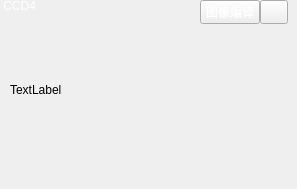
                <widget class="QWidget" name="widget_p12" native="true">
                 <widget class="QLabel" name="label_p12">
                  <property name="geometry">
                   <rect>
                    <x>0</x>
                    <y>0</y>
                    <width>54</width>
                    <height>12</height>
                   </rect>
                  </property>
                  <property name="styleSheet">
                   <string notr="true">color: rgb(255, 255, 255);
background-color: transparent;</string>
                  </property>
                  <property name="text">
                   <string> CCD4</string>
                  </property>
                 </widget>
                 <widget class="QPushButton" name="pushButton_p12_3">
                  <property name="geometry">
                   <rect>
                    <x>260</x>
                    <y>0</y>
                    <width>28</width>
                    <height>24</height>
                   </rect>
                  </property>
                  <property name="sizePolicy">
                   <sizepolicy hsizetype="Fixed" vsizetype="Fixed">
                    <horstretch>0</horstretch>
                    <verstretch>0</verstretch>
                   </sizepolicy>
                  </property>
                  <property name="styleSheet">
                   <string notr="true">color: rgb(255, 255, 255);</string>
                  </property>
                  <property name="text">
                   <string/>
                  </property>
                  <property name="icon">
                   <iconset resource="../resource.qrc">
                    <normaloff>:/run/icon/run.png</normaloff>:/run/icon/run.png</iconset>
                  </property>
                 </widget>
                 <widget class="QPushButton" name="pushButton_p12_1">
                  <property name="geometry">
                   <rect>
                    <x>200</x>
                    <y>0</y>
                    <width>60</width>
                    <height>24</height>
                   </rect>
                  </property>
                  <property name="sizePolicy">
                   <sizepolicy hsizetype="Fixed" vsizetype="Fixed">
                    <horstretch>0</horstretch>
                    <verstretch>0</verstretch>
                   </sizepolicy>
                  </property>
                  <property name="minimumSize">
                   <size>
                    <width>60</width>
                    <height>24</height>
                   </size>
                  </property>
                  <property name="maximumSize">
                   <size>
                    <width>60</width>
                    <height>24</height>
                   </size>
                  </property>
                  <property name="styleSheet">
                   <string notr="true">color: rgb(255, 255, 255);</string>
                  </property>
                  <property name="text">
                   <string>图像编译</string>
                  </property>
                  <property name="autoRepeatDelay">
                   <number>300</number>
                  </property>
                  <property name="autoRepeatInterval">
                   <number>100</number>
                  </property>
                  <property name="autoDefault">
                   <bool>false</bool>
                  </property>
                  <property name="default">
                   <bool>false</bool>
                  </property>
                 </widget>
                 <widget class="QLabel" name="label_p12_central">
                  <property name="geometry">
                   <rect>
                    <x>10</x>
                    <y>0</y>
                    <width>270</width>
                    <height>180</height>
                   </rect>
                  </property>
                  <property name="text">
                   <string>TextLabel</string>
                  </property>
                 </widget>
                 <zorder>label_p12_central</zorder>
                 <zorder>label_p12</zorder>
                 <zorder>pushButton_p12_3</zorder>
                 <zorder>pushButton_p12_1</zorder>
                </widget>
